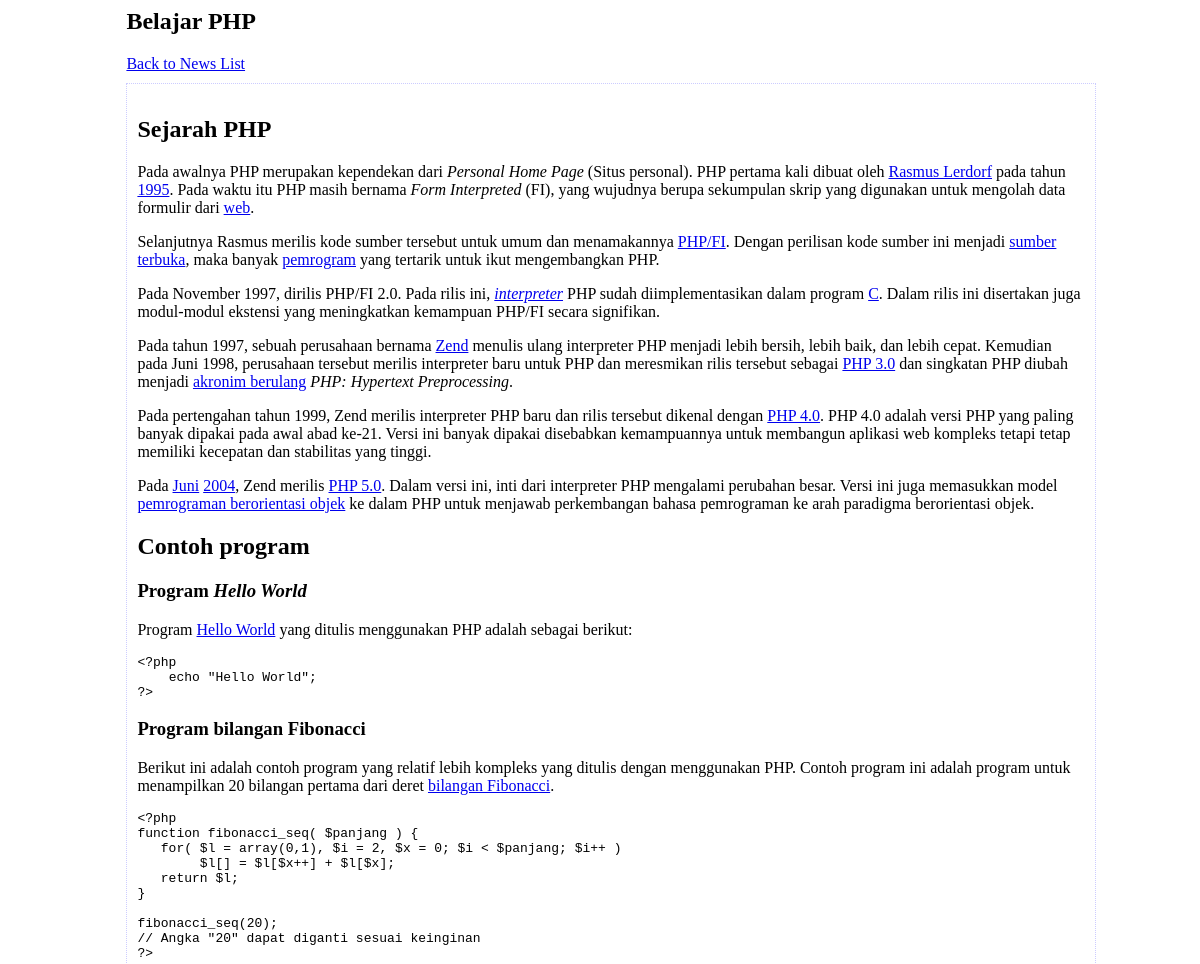
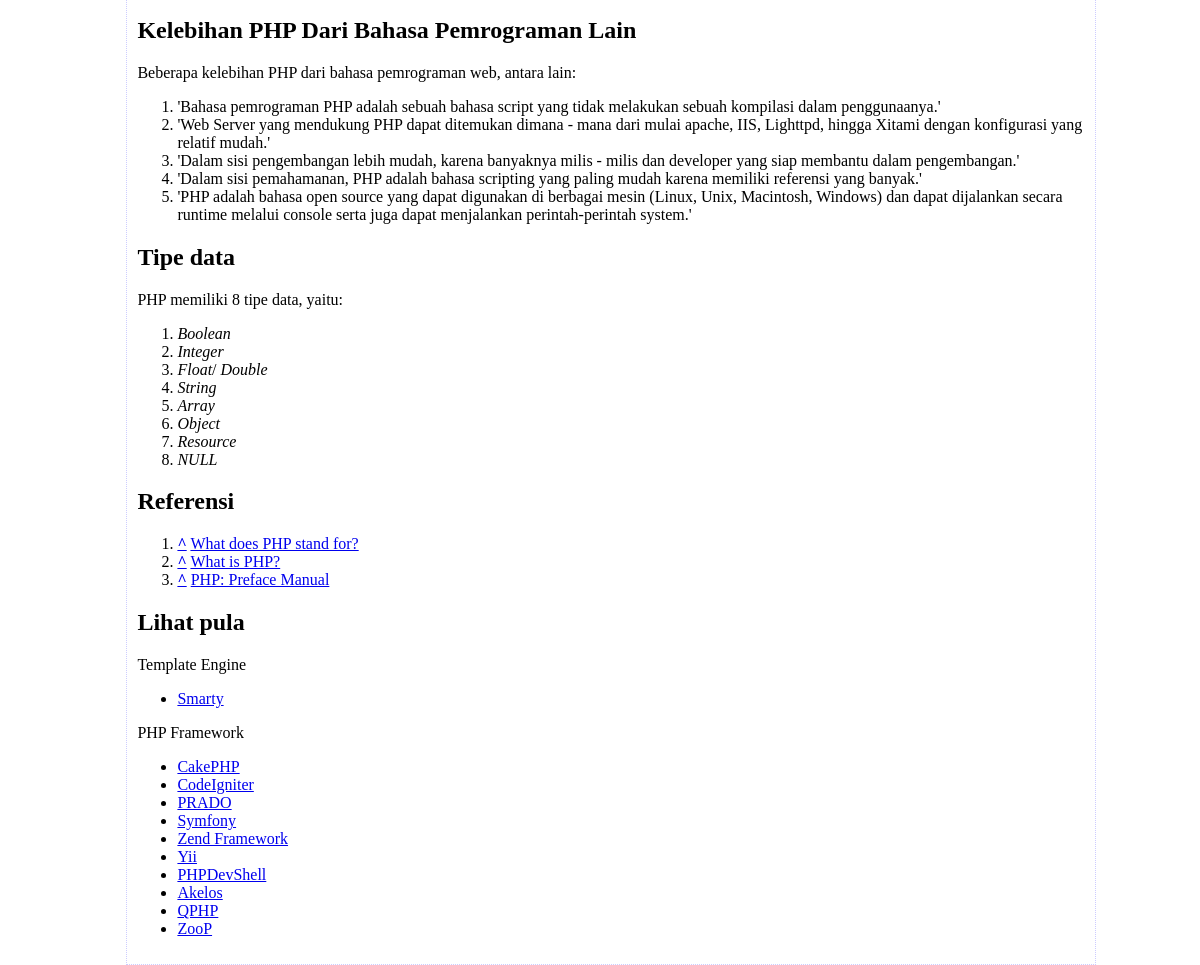
The page /readnews.php?id=9 on the database its author committed (2 pictures, top to bottom).
### tables this page shows
CREATE TABLE IF NOT EXISTS `berita` (
  `id` int(11) NOT NULL AUTO_INCREMENT,
  `title` varchar(100) NOT NULL,
  `content` text NOT NULL,
  PRIMARY KEY (`id`)
);

### readnews.php (called while the page is built, shortened)
<?php
$id=$_GET['id'];
$sql="SELECT * FROM berita WHERE id=$id";
$result=mysql_query($sql);
$row=mysql_fetch_array($result);
include_once "view/readberita_view.php";

### view/readberita_view.php (the view, shortened to what this page needs)
<html>
	<head>
		<link rel="stylesheet" type="text/css" href="css/layout.css"/>
	</head>
	<body>
		<div id="frame">
				<h2><?php echo $row['title']?></h2><a href="index.php">Back to News List</a>
				<div class="content">
					<h5><?php echo $row['content']?></h5>
		</div>
	</body>
</html>

### css/layout.css (style rules this page uses)
body { background-color:white; }
div#frame { width:80%; margin:0 auto; }
.content { width:100%; border:1px dotted #ccccff; padding:10px; margin-top:10px; }

### rows shown on the page
berita: title "Belajar PHP", content "Sejarah PHP Pada awalnya PHP merupakan kependekan dari Personal Home Page (Situs personal). PHP pertama kali dibuat oleh Rasmus Lerdorf pada tahun 1995 . Pada waktu itu PHP masih bernama Form Interpreted (FI), yang wujudnya berupa sekumpulan skrip yang digunakan untuk mengolah data formulir dari web . Selanjutnya Rasmus merilis kode sumber tersebut untuk umum dan menamakannya PHP/FI . Dengan perilisan kode sumber ini menjadi sumber terbuka , maka banyak pemrogram yang tertarik untuk ikut mengembangkan PHP. Pada November 1997, dirilis PHP/FI 2.0. Pada rilis ini, interpreter PHP sudah diimplementasikan dalam program C . Dalam rilis ini disertakan juga modul-modul ekstensi yang meningkatkan…"
